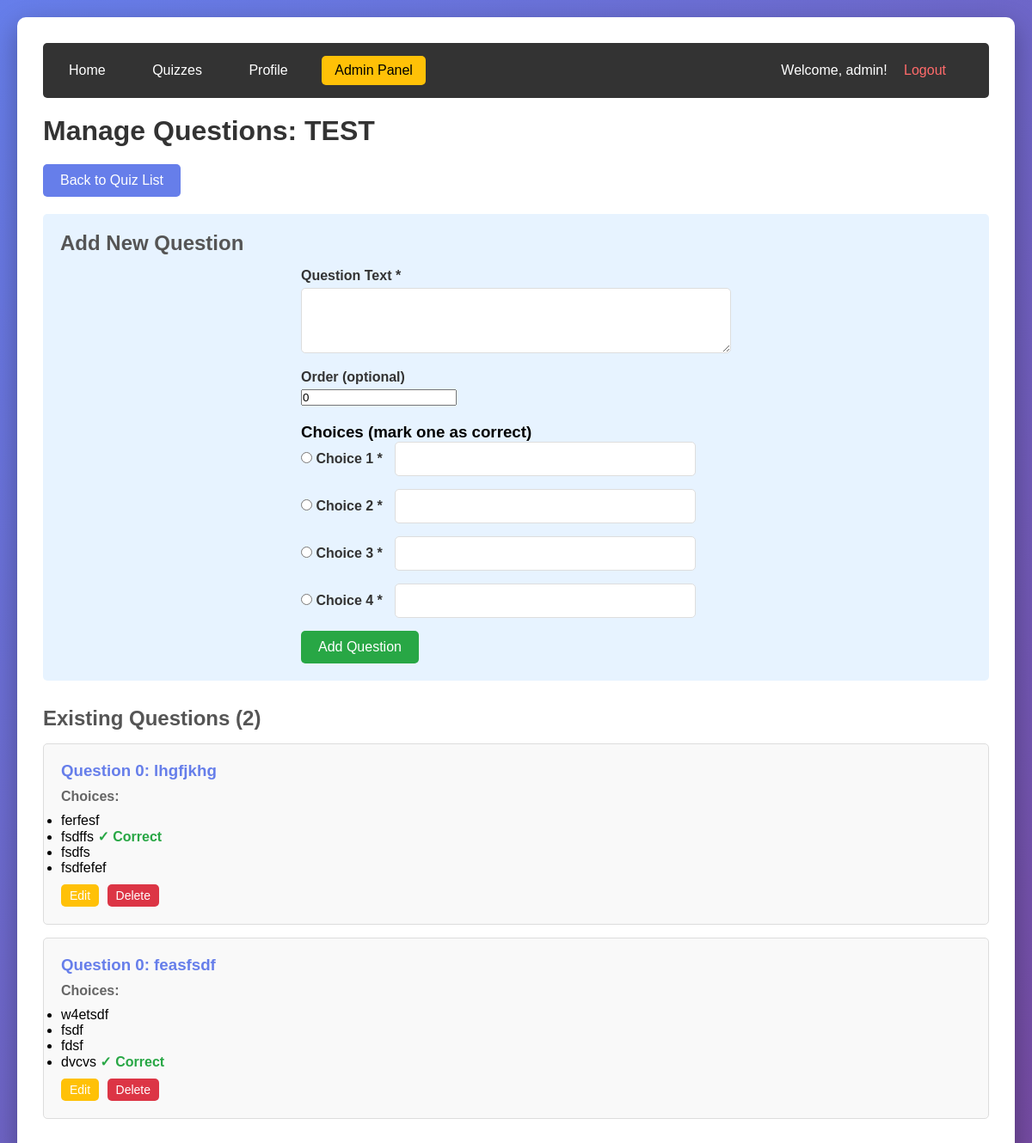
The app's page /manage/quiz/1/questions/ (signed in) with its own data.
### quiz/models.py (models this page shows, shortened)
class Quiz(models.Model):
    title = models.CharField(max_length=200)
    description = models.TextField(blank=True)
    duration = models.IntegerField(help_text="Duration in minutes")
    created_at = models.DateTimeField(auto_now_add=True)
    is_active = models.BooleanField(default=True)

class Question(models.Model):
    quiz = models.ForeignKey(Quiz, on_delete=models.CASCADE, related_name='questions')
    text = models.TextField()
    order = models.IntegerField(default=0)

class Choice(models.Model):
    question = models.ForeignKey(Question, on_delete=models.CASCADE, related_name='choices')
    text = models.CharField(max_length=200)
    is_correct = models.BooleanField(default=False)

### quiz/views.py (the view, shortened to what this page needs)
# urls.py: path('manage/quiz/<int:quiz_id>/questions/', views.admin_add_questions, name='admin_add_questions'),
@login_required
def admin_add_questions(request, quiz_id):
    if not request.user.is_staff:
        messages.error(request, 'Access denied. Admin only.')
        return redirect('home')
    quiz = get_object_or_404(Quiz, id=quiz_id)
    questions = quiz.questions.all().order_by('order')
    return render(request, 'quiz/admin_add_questions.html', {
        'quiz': quiz,
        'questions': questions
    })

### quiz/templates/quiz/admin_add_questions.html (shortened to what this page needs)
{% extends 'quiz/base.html' %}
{% block content %}
<h1>Manage Questions: {{ quiz.title }}</h1>
<div style="margin-bottom: 20px;">
    <a href="{% url 'admin_quiz_list' %}" class="btn">Back to Quiz List</a>
</div>
<div style="background: #e7f3ff; padding: 20px; border-radius: 5px; margin-bottom: 30px;">
    <h2>Add New Question</h2>
    <form method="post">
        <div class="form-group">
            <label for="question_text">Question Text *</label>
            <textarea id="question_text" name="question_text" rows="3" required></textarea>
        </div>
        <div class="form-group">
            <label for="order">Order (optional)</label>
            <input type="number" id="order" name="order" value="0" min="0">
        </div>
        <h3 style="margin-top: 20px;">Choices (mark one as correct)</h3>
        {% for i in "1234" %}
            <div class="form-group">
                <label>
                    <input type="radio" name="correct_choice" value="{{ i }}" required> Choice {{ i }} *
                    <input type="text" name="choice_{{ i }}" style="width: 70%; margin-left: 10px;" required>
                </label>
            </div>
        {% endfor %}
        <button type="submit" class="btn btn-success">Add Question</button>
    </form>
</div>
<h2>Existing Questions ({{ questions.count }})</h2>
{% if questions %}
    {% for question in questions %}
        <div class="quiz-card">
            <h3>Question {{ question.order }}: {{ question.text }}</h3>
            <p><strong>Choices:</strong></p>
            <ul>
                {% for choice in question.choices.all %}
                    <li>
                        {{ choice.text }}
                        {% if choice.is_correct %}
                            <span class="correct">✓ Correct</span>
                        {% endif %}
                    </li>
                {% endfor %}
            </ul>
            <div style="margin-top: 10px;">
                <a href="{% url 'admin_edit_question' question.id %}" class="btn" style="padding: 5px 10px; font-size: 14px; background: #ffc107; margin-right: 5px;">Edit</a>
                <a href="{% url 'admin_delete_question' question.id %}" class="btn btn-danger" style="padding: 5px 10px; font-size: 14px;">Delete</a>
            </div>
        </div>
    {% endfor %}
{% else %}
    <p style="text-align: center; color: #666; padding: 20px;">
        No questions added yet. Add your first question above.
    </p>
{% endif %}
{% endblock %}

### quiz/templates/quiz/base.html (shortened to what this page needs)
<!DOCTYPE html>
<html lang="en">
<head>
</head>
<body>
    <div class="container">
        <nav>
            <a href="{% url 'home' %}">Home</a>
            {% if user.is_authenticated %}
                <a href="{% url 'quiz_list' %}">Quizzes</a>
                <a href="{% url 'profile' %}">Profile</a>
                {% if user.is_staff %}
                    <a href="{% url 'admin_quiz_list' %}" style="background: #ffc107; color: #000;">Admin Panel</a>
                {% endif %}
                <span class="user-info">Welcome, {{ user.username }}! <a href="{% url 'logout' %}" style="color: #ff6b6b;">Logout</a></span>
            {% else %}
                <a href="{% url 'login' %}">Login</a>
                <a href="{% url 'register' %}">Register</a>
            {% endif %}
        </nav>
        {% block content %}{% endblock %}
    </div>
</body>
</html>

### quiz/templates/quiz/base.html (style rules this page uses)
* { margin: 0; padding: 0; box-sizing: border-box; }
body { font-family: Arial, sans-serif; background: linear-gradient(135deg, #667eea 0%, #764ba2 100%); min-height: 100vh; padding: 20px; }
.container { max-width: 1200px; margin: 0 auto; background: white; border-radius: 10px; box-shadow: 0 10px 30px rgba(0,0,0,0.3); padding: 30px; }
nav { background: #333; padding: 15px; border-radius: 5px; margin-bottom: 20px; }
nav a { color: white; text-decoration: none; margin-right: 20px; padding: 8px 15px; border-radius: 5px; display: inline-block; }
.user-info { float: right; color: white; }
h1 { color: #333; margin-bottom: 20px; }
h2 { color: #555; margin-bottom: 15px; }
.btn { display: inline-block; padding: 10px 20px; background: #667eea; color: white; text-decoration: none; border-radius: 5px; border: none; cursor: pointer; font-size: 16px; }
.btn-success { background: #28a745; }
.btn-danger { background: #dc3545; }
form { max-width: 500px; margin: 0 auto; }
.form-group { margin-bottom: 15px; }
label { display: block; margin-bottom: 5px; font-weight: bold; color: #333; }
input[type="text"], input[type="email"], input[type="password"], textarea, select { width: 100%; padding: 10px; border: 1px solid #ddd; border-radius: 5px; font-size: 16px; }
.quiz-card { border: 1px solid #ddd; border-radius: 5px; padding: 20px; margin-bottom: 15px; background: #f9f9f9; }
.quiz-card h3 { color: #667eea; margin-bottom: 10px; }
.quiz-card p { color: #666; margin-bottom: 10px; }
.correct { color: #28a745; font-weight: bold; }

### records on screen
Quiz: title "TEST"
Question: order "0", text "lhgfjkhg"
Choice: text "ferfesf"
Choice: text "fsdffs", is_correct "✓ Correct"
Choice: text "fsdfs"
Choice: text "fsdfefef"
Question: order "0", text "feasfsdf"
Choice: text "w4etsdf"
Choice: text "fsdf"
Choice: text "fdsf"
Choice: text "dvcvs", is_correct "✓ Correct"

### other values on screen
{{ user.username }} "admin"
{{ i }} "1" "2" "3" "4"
{{ questions.count }} "2"
